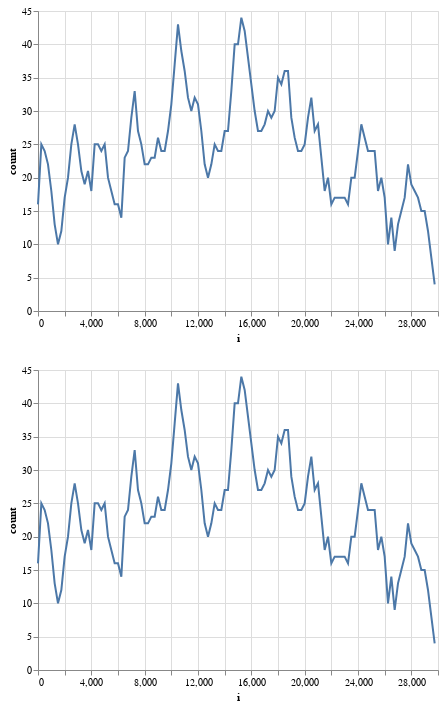

The notebook cell this image was saved under:
### Code cell
a & b

### Figure 1 — Vega-Lite specification as saved in the notebook (floating-point values rounded to 4 significant figures)
{"config": {"view": {"continuousWidth": 400, "continuousHeight": 300}}, "vconcat": [{"data": {"values": [{"i": 0, "count": 16}, {"i": 250, "count": 25}, {"i": 500, "count": 24}, {"i": 750, "count": 22}, {"i": 1000, "count": 18}, {"i": 1250, "count": 13}, {"i": 1500, "count": 10}, {"i": 1750, "count": 12}, {"i": 2000, "count": 17}, {"i": 2250, "count": 20}, {"i": 2500, "count": 25}, {"i": 2750, "count": 28}, {"i": 3000, "count": 25}, {"i": 3250, "count": 21}, {"i": 3500, "count": 19}, {"i": 3750, "count": 21}, {"i": 4000, "count": 18}, {"i": 4250, "count": 25}, {"i": 4500, "count": 25}, {"i": 4750, "count": 24}, {"i": 5000, "count": 25}, {"i": 5250, "count": 20}, {"i": 5500, "count": 18}, {"i": 5750, "count": 16}, {"i": 6000, "count": 16}, {"i": 6250, "count": 14}, {"i": 6500, "count": 23}, {"i": 6750, "count": 24}, {"i": 7000, "count": 29}, {"i": 7250, "count": 33}, {"i": 7500, "count": 27}, {"i": 7750, "count": 25}, {"i": 8000, "count": 22}, {"i": 8250, "count": 22}, {"i": 8500, "count": 23}, {"i": 8750, "count": 23}, {"i": 9000, "count": 26}, {"i": 9250, "count": 24}, {"i": 9500, "count": 24}, {"i": 9750, "count": 27}, {"i": 10000, "count": 31}, {"i": 10250, "count": 37}, {"i": 10500, "count": 43}, {"i": 10750, "count": 39}, {"i": 11000, "count": 36}, {"i": 11250, "count": 32}, {"i": 11500, "count": 30}, {"i": 11750, "count": 32}, {"i": 12000, "count": 31}, {"i": 12250, "count": 27}, {"i": 12500, "count": 22}, {"i": 12750, "count": 20}, {"i": 13000, "count": 22}, {"i": 13250, "count": 25}, {"i": 13500, "count": 24}, {"i": 13750, "count": 24}, {"i": 14000, "count": 27}, {"i": 14250, "count": 27}, {"i": 14500, "count": 33}, {"i": 14750, "count": 40}, {"i": 15000, "count": 40}, {"i": 15250, "count": 44}, {"i": 15500, "count": 42}, {"i": 15750, "count": 38}, {"i": 16000, "count": 34}, {"i": 16250, "count": 30}, {"i": 16500, "count": 27}, {"i": 16750, "count": 27}, {"i": 17000, "count": 28}, {"i": 17250, "count": 30}, {"i": 17500, "count": 29}, {"i": 17750, "count": 30}, {"i": 18000, "count": 35}, {"i": 18250, "count": 34}, {"i": 18500, "count": 36}, {"i": 18750, "count": 36}, {"i": 19000, "count": 29}, {"i": 19250, "count": 26}, {"i": 19500, "count": 24}, {"i": 19750, "count": 24}, {"i": 20000, "count": 25}, {"i": 20250, "count": 29}, {"i": 20500, "count": 32}, {"i": 20750, "count": 27}, {"i": 21000, "count": 28}, {"i": 21250, "count": 23}, {"i": 21500, "count": 18}, {"i": 21750, "count": 20}, {"i": 22000, "count": 16}, {"i": 22250, "count": 17}, {"i": 22500, "count": 17}, {"i": 22750, "count": 17}, {"i": 23000, "count": 17}, {"i": 23250, "count": 16}, {"i": 23500, "count": 20}, {"i": 23750, "count": 20}, {"i": 24000, "count": 24}, {"i": 24250, "count": 28}, {"i": 24500, "count": 26}, {"i": 24750, "count": 24}, {"i": 25000, "count": 24}, {"i": 25250, "count": 24}, {"i": 25500, "count": 18}, {"i": 25750, "count": 20}, {"i": 26000, "count": 17}, {"i": 26250, "count": 10}, {"i": 26500, "count": 14}, {"i": 26750, "count": 9}, {"i": 27000, "count": 13}, {"i": 27250, "count": 15}, {"i": 27500, "count": 17}, {"i": 27750, "count": 22}, {"i": 28000, "count": 19}, {"i": 28250, "count": 18}, {"i": 28500, "count": 17}, {"i": 28750, "count": 15}, {"i": 29000, "count": 15}, {"i": 29250, "count": 12}, {"i": 29500, "count": 8}, {"i": 29750, "count": 4}]}, "mark": "line", "encoding": {"x": {"type": "quantitative", "field": "i"}, "y": {"type": "quantitative", "field": "count"}}}, {"data": {"values": [{"i": 0, "count": 16}, {"i": 250, "count": 25}, {"i": 500, "count": 24}, {"i": 750, "count": 22}, {"i": 1000, "count": 18}, {"i": 1250, "count": 13}, {"i": 1500, "count": 10}, {"i": 1750, "count": 12}, {"i": 2000, "count": 17}, {"i": 2250, "count": 20}, {"i": 2500, "count": 25}, {"i": 2750, "count": 28}, {"i": 3000, "count": 25}, {"i": 3250, "count": 21}, {"i": 3500, "count": 19}, {"i": 3750, "count": 21}, {"i": 4000, "count": 18}, {"i": 4250, "count": 25}, {"i": 4500, "count": 25}, {"i": 4750, "count": 24}, {"i": 5000, "count": 25}, {"i": 5250, "count": 20}, {"i": 5500, "count": 18}, {"i": 5750, "count": 16}, {"i": 6000, "count": 16}, {"i": 6250, "count": 14}, {"i": 6500, "count": 23}, {"i": 6750, "count": 24}, {"i": 7000, "count": 29}, {"i": 7250, "count": 33}, {"i": 7500, "count": 27}, {"i": 7750, "count": 25}, {"i": 8000, "count": 22}, {"i": 8250, "count": 22}, {"i": 8500, "count": 23}, {"i": 8750, "count": 23}, {"i": 9000, "count": 26}, {"i": 9250, "count": 24}, {"i": 9500, "count": 24}, {"i": 9750, "count": 27}, {"i": 10000, "count": 31}, {"i": 10250, "count": 37}, {"i": 10500, "count": 43}, {"i": 10750, "count": 39}, {"i": 11000, "count": 36}, {"i": 11250, "count": 32}, {"i": 11500, "count": 30}, {"i": 11750, "count": 32}, {"i": 12000, "count": 31}, {"i": 12250, "count": 27}, {"i": 12500, "count": 22}, {"i": 12750, "count": 20}, {"i": 13000, "count": 22}, {"i": 13250, "count": 25}, {"i": 13500, "count": 24}, {"i": 13750, "count": 24}, {"i": 14000, "count": 27}, {"i": 14250, "count": 27}, {"i": 14500, "count": 33}, {"i": 14750, "count": 40}, {"i": 15000, "count": 40}, {"i": 15250, "count": 44}, {"i": 15500, "count": 42}, {"i": 15750, "count": 38}, {"i": 16000, "count": 34}, {"i": 16250, "count": 30}, {"i": 16500, "count": 27}, {"i": 16750, "count": 27}, {"i": 17000, "count": 28}, {"i": 17250, "count": 30}, {"i": 17500, "count": 29}, {"i": 17750, "count": 30}, {"i": 18000, "count": 35}, {"i": 18250, "count": 34}, {"i": 18500, "count": 36}, {"i": 18750, "count": 36}, {"i": 19000, "count": 29}, {"i": 19250, "count": 26}, {"i": 19500, "count": 24}, {"i": 19750, "count": 24}, {"i": 20000, "count": 25}, {"i": 20250, "count": 29}, {"i": 20500, "count": 32}, {"i": 20750, "count": 27}, {"i": 21000, "count": 28}, {"i": 21250, "count": 23}, {"i": 21500, "count": 18}, {"i": 21750, "count": 20}, {"i": 22000, "count": 16}, {"i": 22250, "count": 17}, {"i": 22500, "count": 17}, {"i": 22750, "count": 17}, {"i": 23000, "count": 17}, {"i": 23250, "count": 16}, {"i": 23500, "count": 20}, {"i": 23750, "count": 20}, {"i": 24000, "count": 24}, {"i": 24250, "count": 28}, {"i": 24500, "count": 26}, {"i": 24750, "count": 24}, {"i": 25000, "count": 24}, {"i": 25250, "count": 24}, {"i": 25500, "count": 18}, {"i": 25750, "count": 20}, {"i": 26000, "count": 17}, {"i": 26250, "count": 10}, {"i": 26500, "count": 14}, {"i": 26750, "count": 9}, {"i": 27000, "count": 13}, {"i": 27250, "count": 15}, {"i": 27500, "count": 17}, {"i": 27750, "count": 22}, {"i": 28000, "count": 19}, {"i": 28250, "count": 18}, {"i": 28500, "count": 17}, {"i": 28750, "count": 15}, {"i": 29000, "count": 15}, {"i": 29250, "count": 12}, {"i": 29500, "count": 8}, {"i": 29750, "count": 4}]}, "mark": "line", "encoding": {"x": {"type": "quantitative", "field": "i"}, "y": {"type": "quantitative", "field": "count"}}}], "$schema": "https://vega.github.io/schema/vega-lite/v4.8.1.json"}
